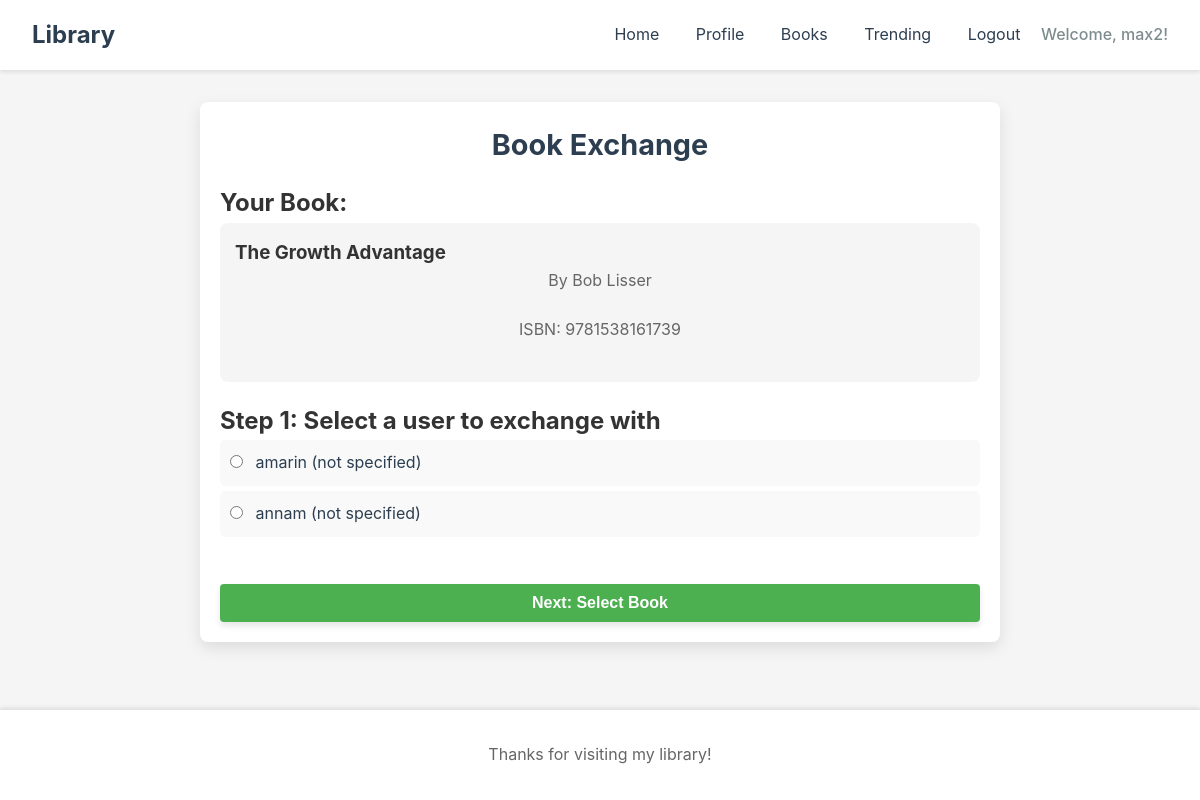
The page /trade/9781538161739/ (signed in) on the database its author committed.
### web/models.py (models this page shows, shortened)
class Book(models.Model):
    ISBN = models.CharField(max_length=13, primary_key=True)  # ISBN as unique identifier
    title = models.CharField(max_length=255, default="Unknown")
    author = models.CharField(max_length=255)
    topic = models.CharField(max_length=255)
    publish_date = models.DateField()
    base_price = models.IntegerField()  # Points as unit

class User(models.Model):
    userId = models.AutoField(primary_key=True)
    auth_user = models.OneToOneField(AuthUser, on_delete=models.CASCADE, related_name='custom_user', null=True)
    points = models.IntegerField(default=50)
    location = models.CharField(max_length=255, default="not specified")
    name = models.CharField(max_length=255, default="Anonymous")
    email = models.EmailField(unique=True)
    joined_date = models.DateTimeField(auto_now_add=True)
    profile_image = models.ImageField(upload_to='profile_images/', null=True, blank=True)
    description = models.TextField(blank=True, default="")

### web/views.py (the view, shortened to what this page needs)
# urls.py: path('trade/<str:book_id>/', views.trade_form, name='trade_form')
def trade_form(request, book_id):
    try:
        book = Book.objects.get(ISBN=book_id)
    except Book.DoesNotExist:
        messages.error(request, f"Book with ISBN {book_id} not found.")
        return redirect('book-trade')
    if hasattr(request.user, 'custom_user'):
        current_user = request.user.custom_user
    have_objects = Have.objects.filter(book=book).exclude(user=current_user).select_related('user')
    unique_users = {}
    for have in have_objects:
        if have.user.userId not in unique_users:
            unique_users[have.user.userId] = have.user
    users = list(unique_users.values())
    all_have_objects = Have.objects.filter(book=book).select_related('user')
    context = {
        'users': users,
        'book': book,
        'selected_user_id': None,
        'user_books': []
    }
    return render(request, 'trade_form.html', context)

### web/templates/trade_form.html (shortened to what this page needs)
{% extends 'base.html' %}
{% load static %}
{% block content %}
<div class="exchange-container">
    <h1>Book Exchange</h1>
    <div class="exchange-details">
        <h2>Your Book:</h2>
        <div class="book-details">
            <h3>{{ book.title }}</h3>
            <p>By {{ book.author }}</p>
            <p>ISBN: {{ book.ISBN }}</p>
        </div>
    </div>
    <form method="post" class="exchange-form">
        {% if not selected_user_id %}
            <h2>Step 1: Select a user to exchange with</h2>
            <ul class="user-list">
                {% for user in users %}
                <li>
                    <label>
                        <input type="radio" name="selected_user" value="{{ user.userId }}">
                        {{ user.name }} ({{ user.location }})
                    </label>
                </li>
                {% empty %}
                <li>No users available to exchange this book.</li>
                {% endfor %}
            </ul>
            <button type="submit" class="submit-button">Next: Select Book</button>
        {% endif %}
    </form>
</div>
{% endblock %}

### web/templates/base.html (shortened to what this page needs)
<!DOCTYPE html>
<html lang="en">
<head>
    <link rel="stylesheet" href="https://code.jquery.com/ui/1.13.2/themes/base/jquery-ui.css">
    {% load static %}
    <link rel="stylesheet" href="{% static 'style.css' %}">
</head>
<body>
    <header>
        <nav>
            <div class="logo">Library</div>
            <div class="nav-links">
                <a href="{% url 'home' %}">Home</a>
                {% if user.is_authenticated %}
                    <a href="{% url 'profile' %}">Profile</a>
                    <a href="{% url 'books' %}">Books</a>
                    <a href="{% url 'trending' %}">Trending</a>
                    <a href="{% url 'logout' %}">Logout</a>
                    <span class="user-greeting">Welcome, {{ user.username }}!</span>
                {% else %}
                    <a href="{% url 'login' %}">Login</a>
                    <a href="{% url 'register' %}">Register</a>
                {% endif %}
            </div>
        </nav>
    </header>
    <main>
        {% block content %}
        {% endblock %}
    </main>
    <footer>
        <p>Thanks for visiting my library!</p>
    </footer>
</body>
</html>

### web/static/style.css (style rules this page uses)
* { margin: 0; padding: 0; box-sizing: border-box; }
body { font-family: -apple-system, BlinkMacSystemFont, 'Segoe UI', Roboto, Oxygen, Ubuntu, sans-serif; line-height: 1.6; color: #333; background-color: #f5f5f5; }
.action-button, .review-button, .add-to-database-button, .submit-button { display: inline-block; padding: 0.75rem 1.5rem; background-color: #3498db; color: white; text-decoration: none; border-radius: 6px; font-size: 1rem; font-weight: 600; border: none; cursor: pointer; transition: background-color 0.3s, transform 0.2s; box-shadow: 0 4px 6px rgba(0, 0, 0, 0.1); }
.submit-button { width: 100%; padding: 0.9rem; margin-top: 1rem; }
header { background-color: #fff; box-shadow: 0 2px 4px rgba(0, 0, 0, 0.1); padding: 1rem 2rem; }
nav { display: flex; justify-content: space-between; align-items: center; max-width: 1200px; margin: 0 auto; }
.logo { font-size: 1.5rem; font-weight: bold; color: #2c3e50; }
.nav-links a { color: #2c3e50; text-decoration: none; margin-left: 2rem; transition: color 0.3s ease; }
.user-greeting { margin-left: 1rem; color: #7f8c8d; font-weight: 500; }
main { max-width: 1200px; margin: 2rem auto; padding: 0 2rem; margin-bottom: 100px; position: relative; z-index: 1; }
footer { text-align: center; padding: 2rem; background-color: #fff; color: #666; position: fixed; bottom: 0; width: 100%; box-shadow: 0 -2px 4px rgba(0, 0, 0, 0.1); z-index: 10; }
.exchange-container { max-width: 600px; margin: 3rem auto; background-color: #fff; padding: 2rem 2.5rem; border-radius: 8px; box-shadow: 0 6px 16px rgba(0, 0, 0, 0.1); }
.exchange-container h1 { color: #2c3e50; margin-bottom: 1rem; font-size: 1.8rem; text-align: center; }
.exchange-container p { text-align: center; color: #666; margin-bottom: 1.5rem; }
.user-list { list-style: none; padding: 0; margin-bottom: 2rem; }
.user-list li { margin-bottom: 1rem; }
.user-list label { font-size: 1rem; color: #2c3e50; }
.exchange-form input[type="radio"] { margin-right: 0.5rem; }

### web/templates/trade_form.html (style rules this page uses)
.exchange-container { max-width: 800px; margin: 0 auto; padding: 20px; }
.book-details, .book-info { background: #f5f5f5; border-radius: 8px; padding: 15px; margin-bottom: 20px; }
.user-list, .book-list { list-style: none; padding: 0; }
.user-list li, .book-list li { padding: 10px; margin-bottom: 5px; border-radius: 5px; background: #f9f9f9; }
.submit-button { background: #4CAF50; color: white; padding: 10px 15px; border: none; border-radius: 4px; cursor: pointer; font-size: 16px; margin-top: 15px; }

### rows shown on the page
Book: title "The Growth Advantage", author "Bob Lisser", ISBN "9781538161739"
User: name "amarin", location "not specified"
User: name "annam", location "not specified"

### other values the page prints
{{ user.username }} "max2"
